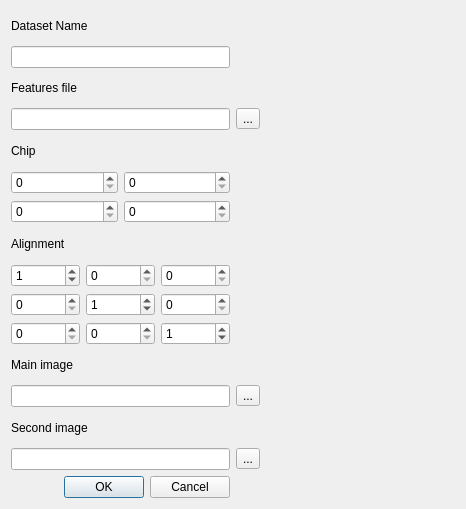
<?xml version="1.0" encoding="UTF-8"?>
<ui version="4.0">
 <class>DatasetImporter</class>
 <widget class="QDialog" name="DatasetImporter">
  <property name="geometry">
   <rect>
    <x>0</x>
    <y>0</y>
    <width>466</width>
    <height>509</height>
   </rect>
  </property>
  <property name="windowTitle">
   <string>Import Dataset</string>
  </property>
  <layout class="QGridLayout" name="gridLayout_3">
   <item row="0" column="0">
    <widget class="QLabel" name="label">
     <property name="text">
      <string>Dataset Name</string>
     </property>
    </widget>
   </item>
   <item row="1" column="0">
    <widget class="QLineEdit" name="datasetName"/>
   </item>
   <item row="2" column="0">
    <widget class="QLabel" name="label_2">
     <property name="text">
      <string>Features file</string>
     </property>
    </widget>
   </item>
   <item row="3" column="0">
    <widget class="QLineEdit" name="featuresFile"/>
   </item>
   <item row="3" column="1">
    <widget class="QToolButton" name="loadFeaturesFile">
     <property name="text">
      <string>...</string>
     </property>
    </widget>
   </item>
   <item row="4" column="0">
    <widget class="QLabel" name="label_3">
     <property name="text">
      <string>Chip</string>
     </property>
    </widget>
   </item>
   <item row="5" column="0">
    <layout class="QGridLayout" name="gridLayout_2">
     <item row="0" column="0">
      <widget class="QSpinBox" name="chip_x1"/>
     </item>
     <item row="0" column="1">
      <widget class="QSpinBox" name="chip_y1"/>
     </item>
     <item row="1" column="0">
      <widget class="QSpinBox" name="chip_x2"/>
     </item>
     <item row="1" column="1">
      <widget class="QSpinBox" name="chip_y2"/>
     </item>
    </layout>
   </item>
   <item row="6" column="0">
    <widget class="QLabel" name="label_6">
     <property name="text">
      <string>Alignment</string>
     </property>
    </widget>
   </item>
   <item row="7" column="0">
    <layout class="QGridLayout" name="gridLayout">
     <item row="0" column="0">
      <widget class="QSpinBox" name="alignment_a11">
       <property name="maximum">
        <number>9999</number>
       </property>
       <property name="value">
        <number>1</number>
       </property>
      </widget>
     </item>
     <item row="0" column="1">
      <widget class="QSpinBox" name="alignment_a12">
       <property name="maximum">
        <number>9999</number>
       </property>
      </widget>
     </item>
     <item row="0" column="2">
      <widget class="QSpinBox" name="alignment_a13">
       <property name="maximum">
        <number>9999</number>
       </property>
      </widget>
     </item>
     <item row="1" column="0">
      <widget class="QSpinBox" name="alignment_a21">
       <property name="maximum">
        <number>9999</number>
       </property>
      </widget>
     </item>
     <item row="1" column="1">
      <widget class="QSpinBox" name="alignment_a22">
       <property name="maximum">
        <number>9999</number>
       </property>
       <property name="value">
        <number>1</number>
       </property>
      </widget>
     </item>
     <item row="1" column="2">
      <widget class="QSpinBox" name="alignment_a23">
       <property name="maximum">
        <number>9999</number>
       </property>
      </widget>
     </item>
     <item row="2" column="0">
      <widget class="QSpinBox" name="alignment_a31">
       <property name="maximum">
        <number>9999</number>
       </property>
      </widget>
     </item>
     <item row="2" column="1">
      <widget class="QSpinBox" name="alignment_a32">
       <property name="maximum">
        <number>9999</number>
       </property>
      </widget>
     </item>
     <item row="2" column="2">
      <widget class="QSpinBox" name="alignment_a33">
       <property name="maximum">
        <number>9999</number>
       </property>
       <property name="value">
        <number>1</number>
       </property>
      </widget>
     </item>
    </layout>
   </item>
   <item row="8" column="0">
    <widget class="QLabel" name="label_4">
     <property name="text">
      <string>Main image</string>
     </property>
    </widget>
   </item>
   <item row="9" column="0">
    <widget class="QLineEdit" name="mainImageFile"/>
   </item>
   <item row="9" column="1">
    <widget class="QToolButton" name="loadMainImageFile">
     <property name="text">
      <string>...</string>
     </property>
    </widget>
   </item>
   <item row="10" column="0">
    <widget class="QLabel" name="label_5">
     <property name="text">
      <string>Second image</string>
     </property>
    </widget>
   </item>
   <item row="11" column="0">
    <widget class="QLineEdit" name="secondImageFile"/>
   </item>
   <item row="11" column="1">
    <widget class="QToolButton" name="loadSecondImageFile">
     <property name="text">
      <string>...</string>
     </property>
    </widget>
   </item>
   <item row="12" column="0">
    <widget class="QDialogButtonBox" name="buttonBox">
     <property name="orientation">
      <enum>Qt::Horizontal</enum>
     </property>
     <property name="standardButtons">
      <set>QDialogButtonBox::Cancel|QDialogButtonBox::Ok</set>
     </property>
    </widget>
   </item>
   <item row="7" column="1">
    <spacer name="horizontalSpacer">
     <property name="orientation">
      <enum>Qt::Horizontal</enum>
     </property>
     <property name="sizeHint" stdset="0">
      <size>
       <width>40</width>
       <height>20</height>
      </size>
     </property>
    </spacer>
   </item>
   <item row="5" column="1">
    <spacer name="horizontalSpacer_2">
     <property name="orientation">
      <enum>Qt::Horizontal</enum>
     </property>
     <property name="sizeHint" stdset="0">
      <size>
       <width>40</width>
       <height>20</height>
      </size>
     </property>
    </spacer>
   </item>
  </layout>
 </widget>
 <resources/>
 <connections>
  <connection>
   <sender>buttonBox</sender>
   <signal>accepted()</signal>
   <receiver>DatasetImporter</receiver>
   <slot>accept()</slot>
   <hints>
    <hint type="sourcelabel">
     <x>248</x>
     <y>254</y>
    </hint>
    <hint type="destinationlabel">
     <x>157</x>
     <y>274</y>
    </hint>
   </hints>
  </connection>
  <connection>
   <sender>buttonBox</sender>
   <signal>rejected()</signal>
   <receiver>DatasetImporter</receiver>
   <slot>reject()</slot>
   <hints>
    <hint type="sourcelabel">
     <x>316</x>
     <y>260</y>
    </hint>
    <hint type="destinationlabel">
     <x>286</x>
     <y>274</y>
    </hint>
   </hints>
  </connection>
 </connections>
</ui>
